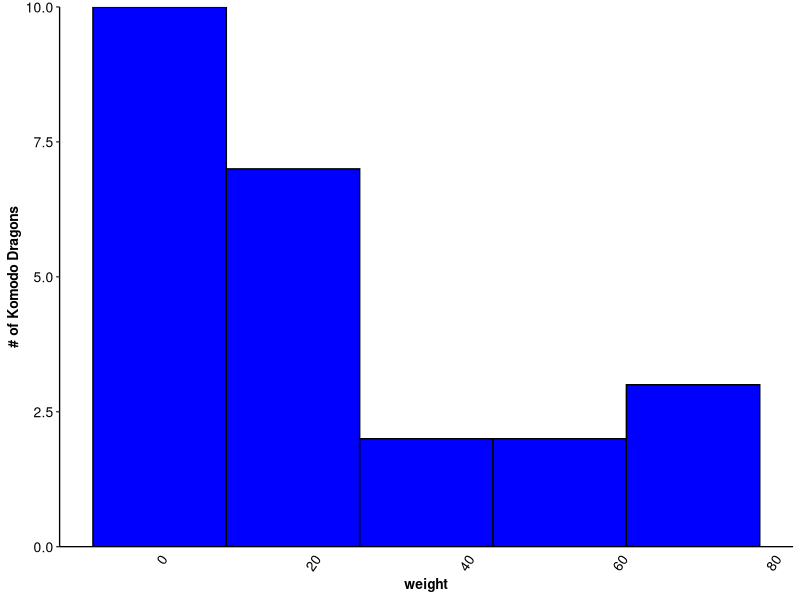
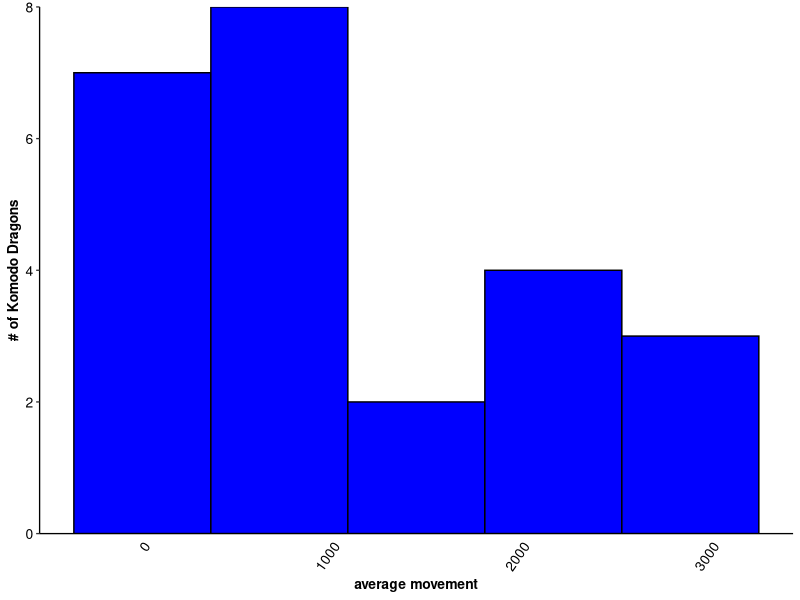
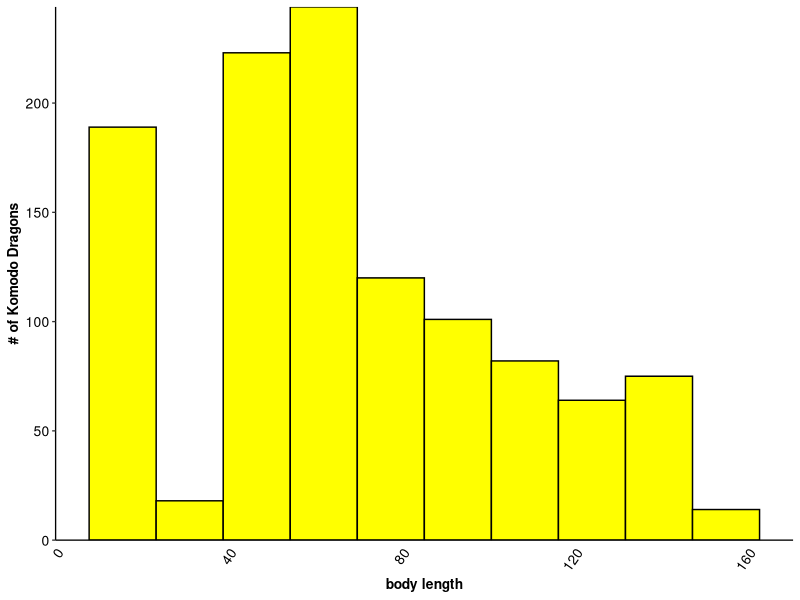
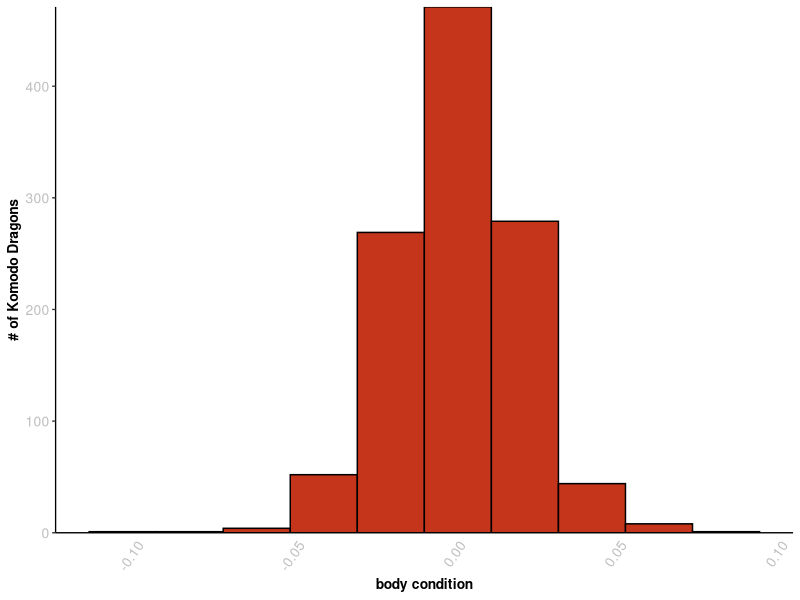
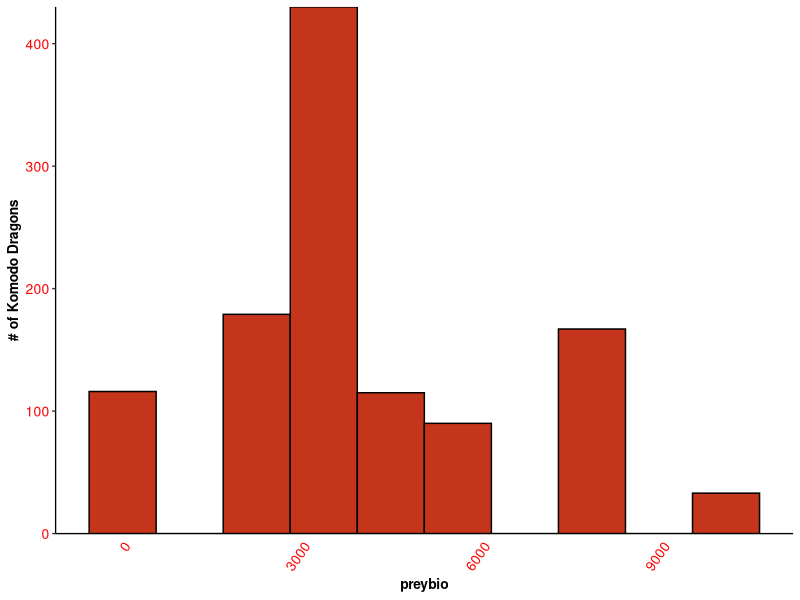
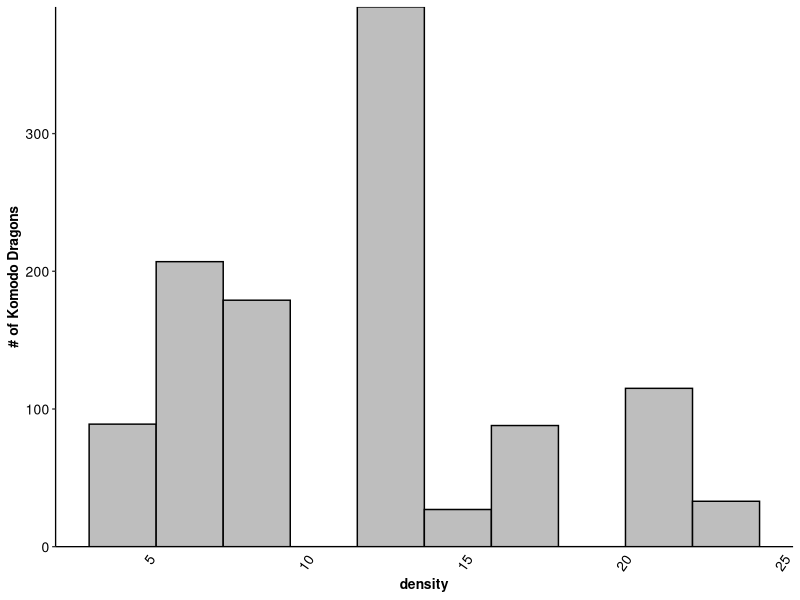
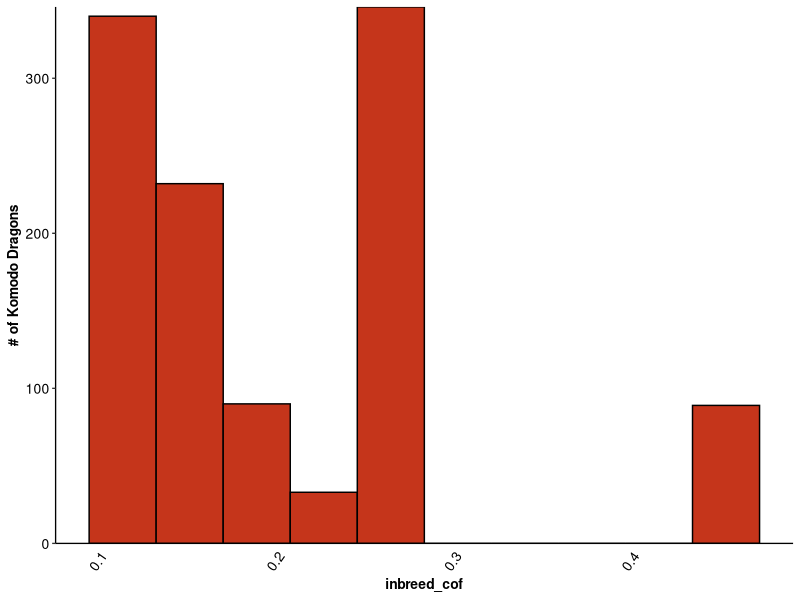
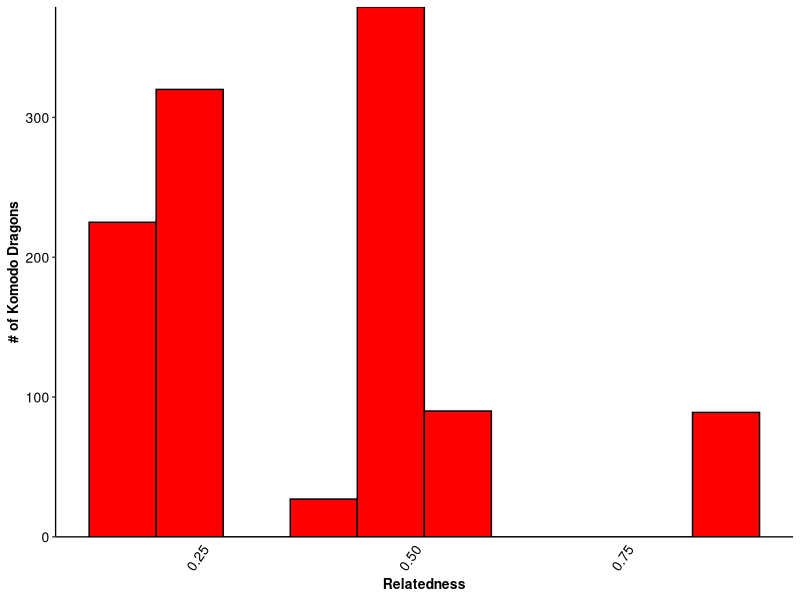

Reproduce these figures in R, in order.
library(tidyverse) 
library(readxl)

move <-
  readxl::read_excel(
    "Data/doi_10.5061_dryad.2n8055g__v1 (2)/Jessop_data.xlsx", 
    sheet = 1,
    range = cell_cols(1:3)
  ) %>% 
  rename(
    dragon_id = DragonID,
    weight = Weight,
    daily_move = `daily move(m)`
  ) %>% 
  print()


explore <-
  readxl::read_excel(
    "Data/doi_10.5061_dryad.2n8055g__v1 (2)/Jessop_data.xlsx", 
    sheet = 2,
    range = cell_cols(1:3)
  ) %>%
  rename(
    dragon_id = ID,
    site = `site location`,
    area_explored = explore
  ) %>%
  print()
  
age_class_corrections <- tribble(
  ~age_class, ~new_age,
  "Adult","Adult",
  "Juvenile","Juvenile",
  "Post Hatchling","Post Hatchling",
  "Sub Adult","Sub Adult",
  "Hatchling", "Hatchling",
  "Post hatchling","Post Hatchling",
  "Subadult","Sub Adult",
  "Sub adult","Sub Adult",
  "Adut","Adult",
  "Post-hatch","Post Hatchling",
  "Sub Adullt","Sub Adult"
)

markcapturedata <-
  readxl::read_excel(
    "Data/doi_10.5061_dryad.2n8055g__v1 (2)/Jessop_data.xlsx", 
    sheet = 3,
    range = cell_cols(1:10),
    na = "--"
  ) %>%
  rename(
    age_class = `Age Class`,
    weight = Weight,
    body_length = `Avrg SVL`,
    body_condition = bodcondition,
    capture_history = `Capture history`,
    density = vkdens,
    prey_biomass = preybio,
    inbreeding_cof = inbreed,
    relatedness = R,
    habitat_condition = habpc1
  ) %>%
  mutate(
    body_condition = as.numeric(body_condition)
  ) %>% 
  left_join(age_class_corrections) %>%
  print()

filter(markcapturedata, is.na(body_condition))


move
explore
markcapturedata

distinct(markcapturedata,age_class)


NewMovement <- group_by (move, dragon_id)
NewMovement

Averagemove <- summarize(NewMovement, weight = mean(weight, na.rm = TRUE), 
                         mean_dailymove = mean(daily_move, na.rm = TRUE))
Averagemove

Exploratory <- group_by(explore, dragon_id)
Exploratory
Explored <- summarize(Exploratory, mean_averageexplore = mean(area_explored, na.rm = TRUE))

Komodocapturedata <- group_by(markcapturedata, new_age)
Komodocapturedata
Komododata <- summarize(Komodocapturedata, 
                        weight = mean(weight, na.rm = TRUE),
                        bodylength = mean(body_length, na.rm = TRUE),
                        health = mean(body_condition, na.rm = TRUE),
                        density = mean(density, na.rm = TRUE),
                        preybio = mean(prey_biomass, na.rm = TRUE),
                        inbreed = mean(inbreeding_cof, na.rm = TRUE),
                        R = mean(relatedness, na.rm = TRUE),
                        mean_habitat = mean(habitat_condition, na.rm = TRUE))
Komododata                        

ggplot(data = Averagemove) + 
  geom_histogram(mapping= aes(x = weight), bins = 5, fill = "blue", color = "black") +
  labs(x = "weight", y = "# of Komodo Dragons") + 
  scale_y_continuous(limits = c(NA, NA), expand = expansion(mult = 0)) +
  theme_classic(base_size = 10) +
  theme(
    axis.title = element_text(face = "bold"),
    axis.text = element_text(color = "black", size = rel(1)),
    axis.text.x = element_text(angle = 55, hjust = 1),
    axis.ticks.x = element_blank()
  )

ggplot(data = Averagemove) + 
  geom_histogram(mapping= aes(x = mean_dailymove), bins = 5, fill = "blue", color = "black") +
  labs(x = "average movement", y = "# of Komodo Dragons") + 
  scale_y_continuous(limits = c(NA, NA), expand = expansion(mult = 0)) +
  theme_classic(base_size = 10) +
  theme(
    axis.title = element_text(face = "bold"),
    axis.text = element_text(color = "black", size = rel(1)),
    axis.text.x = element_text(angle = 55, hjust = 1),
    axis.ticks.x = element_blank()
  )

ggplot(data = markcapturedata) + 
  geom_histogram(mapping= aes(x = body_length), bins = 10, fill = "yellow", color = "black") +
  labs(x = "body length", y = "# of Komodo Dragons") + 
  scale_y_continuous(limits = c(NA, NA), expand = expansion(mult = 0)) +
  theme_classic(base_size = 10) +
  theme(
    axis.title = element_text(face = "bold"),
    axis.text = element_text(color = "black", size = rel(1)),
    axis.text.x = element_text(angle = 55, hjust = 1),
    axis.ticks.x = element_blank()
  )  

ggplot(data = markcapturedata) + 
  geom_histogram(mapping= aes(x = body_condition), bins = 10, fill = "#C5351B", color = "black") +
  labs(x = "body condition", y = "# of Komodo Dragons") + 
  scale_y_continuous(limits = c(NA, NA), expand = expansion(mult = 0)) +
  theme_classic(base_size = 10) +
  theme(
    axis.title = element_text(face = "bold"),
    axis.text = element_text(color = "grey", size = rel(1)),
    axis.text.x = element_text(angle = 55, hjust = 1),
    axis.ticks.x = element_blank()
  )  

ggplot(data = markcapturedata) + 
  geom_histogram(mapping= aes(x = prey_biomass), bins = 10, fill = "#C5351B", color = "black") +
  labs(x = "preybio", y = "# of Komodo Dragons") + 
  scale_y_continuous(limits = c(NA, NA), expand = expansion(mult = 0)) +
  theme_classic(base_size = 10) +
  theme(
    axis.title = element_text(face = "bold"),
    axis.text = element_text(color = "red", size = rel(1)),
    axis.text.x = element_text(angle = 55, hjust = 1),
    axis.ticks.x = element_blank()
  )  

ggplot(data = markcapturedata) + 
  geom_histogram(mapping= aes(x = density), bins = 10, fill = "grey", color = "black") +
  labs(x = "density", y = "# of Komodo Dragons") + 
  scale_y_continuous(limits = c(NA, NA), expand = expansion(mult = 0)) +
  theme_classic(base_size = 10) +
  theme(
    axis.title = element_text(face = "bold"),
    axis.text = element_text(color = "black", size = rel(1)),
    axis.text.x = element_text(angle = 55, hjust = 1),
    axis.ticks.x = element_blank()
  )  

ggplot(data = markcapturedata) + 
  geom_histogram(mapping= aes(x = inbreeding_cof), bins = 10, fill = "#C5351B", color = "black") +
  labs(x = "inbreed_cof", y = "# of Komodo Dragons") + 
  scale_y_continuous(limits = c(NA, NA), expand = expansion(mult = 0)) +
  theme_classic(base_size = 10) +
  theme(
    axis.title = element_text(face = "bold"),
    axis.text = element_text(color = "black", size = rel(1)),
    axis.text.x = element_text(angle = 55, hjust = 1),
    axis.ticks.x = element_blank()
  )  

ggplot(data = markcapturedata) + 
  geom_histogram(mapping= aes(x = relatedness), bins = 10, fill = "red", color = "black") +
  labs(x = "Relatedness", y = "# of Komodo Dragons") + 
  scale_y_continuous(limits = c(NA, NA), expand = expansion(mult = 0)) +
  theme_classic(base_size = 10) +
  theme(
    axis.title = element_text(face = "bold"),
    axis.text = element_text(color = "black", size = rel(1)),
    axis.text.x = element_text(angle = 55, hjust = 1),
    axis.ticks.x = element_blank()
  )  

ggplot(data = markcapturedata) + 
  geom_histogram(mapping= aes(x = habitat_condition), bins = 10, fill = "green", color = "black") +
  labs(x = "Habitat condition", y = "# of Komodo Dragons") + 
  scale_y_continuous(limits = c(NA, NA), expand = expansion(mult = 0)) +
  theme_classic(base_size = 10) +
  theme(
    axis.title = element_text(face = "bold"),
    axis.text = element_text(color = "black", size = rel(1)),
    axis.text.x = element_text(angle = 55, hjust = 1),
    axis.ticks.x = element_blank()
  )

ggplot(data = markcapturedata) + 
  geom_bar(mapping= aes(x = new_age), bins = 10, fill = "green", color = "black") +
  labs(x = "Age of Komodo Dragon", y = "# of Komodo Dragons") + 
  scale_y_continuous(limits = c(NA, NA), expand = expansion(mult = 0)) +
  theme_classic(base_size = 10) +
  theme(
    axis.title = element_text(face = "bold"),
    axis.text = element_text(color = "black", size = rel(1)),
    axis.text.x = element_text(angle = 55, hjust = 1),
    axis.ticks.x = element_blank()
  )
